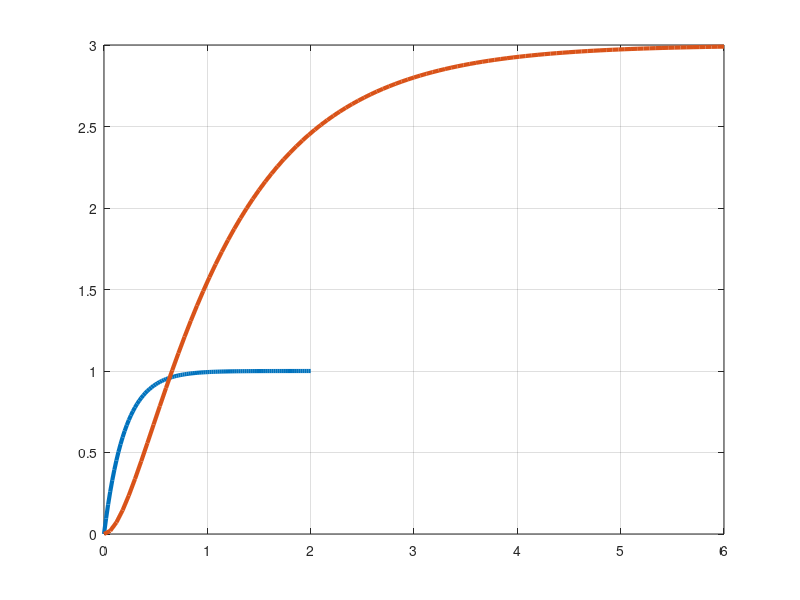

Write MATLAB code to recreate this figure.
clc;
clear; 
close all; 

G1 = tf([5], [1, 5]);
G2 = tf([12], [1, 5, 4]);

[y1, t1] = step(G1); 
[y2, t2] = step(G2); 

figure; 
hold on; 
grid on; 
box on; 
plot(t1, y1, 'LineWidth', 3)
plot(t2, y2, 'LineWidth', 3)
